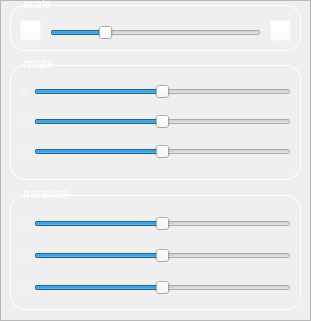
     <widget class="QFrame" name="Affines_transformations">
      <property name="geometry">
       <rect>
        <x>0</x>
        <y>300</y>
        <width>311</width>
        <height>321</height>
       </rect>
      </property>
      <property name="frameShape">
       <enum>QFrame::StyledPanel</enum>
      </property>
      <property name="frameShadow">
       <enum>QFrame::Raised</enum>
      </property>
      <widget class="QFrame" name="translate">
       <property name="geometry">
        <rect>
         <x>10</x>
         <y>190</y>
         <width>291</width>
         <height>120</height>
        </rect>
       </property>
       <property name="styleSheet">
        <string notr="true">QFrame {
color: white;
margin-top: 5px;
border: 1px solid white;
border-radius: 15px;
}

QLabel {
margin-top: 0;
border: none;
}</string>
       </property>
       <property name="frameShape">
        <enum>QFrame::StyledPanel</enum>
       </property>
       <property name="frameShadow">
        <enum>QFrame::Raised</enum>
       </property>
       <widget class="QLabel" name="translate_title_4">
        <property name="geometry">
         <rect>
          <x>10</x>
          <y>-4</y>
          <width>60</width>
          <height>16</height>
         </rect>
        </property>
        <property name="text">
         <string> translate </string>
        </property>
       </widget>
       <widget class="QWidget" name="layoutWidget_6">
        <property name="geometry">
         <rect>
          <x>10</x>
          <y>10</y>
          <width>271</width>
          <height>107</height>
         </rect>
        </property>
        <layout class="QVBoxLayout" name="verticalLayout_4">
         <property name="topMargin">
          <number>5</number>
         </property>
         <item>
          <layout class="QHBoxLayout" name="line_10">
           <property name="leftMargin">
            <number>0</number>
           </property>
           <item>
            <widget class="QLabel" name="label_10">
             <property name="styleSheet">
              <string notr="true">	color: rgba(255, 255, 255, 102);</string>
             </property>
             <property name="text">
              <string>X</string>
             </property>
            </widget>
           </item>
           <item>
            <widget class="QSlider" name="translate_x_val">
             <property name="minimum">
              <number>-100</number>
             </property>
             <property name="maximum">
              <number>100</number>
             </property>
             <property name="value">
              <number>0</number>
             </property>
             <property name="orientation">
              <enum>Qt::Horizontal</enum>
             </property>
            </widget>
           </item>
          </layout>
         </item>
         <item>
          <layout class="QHBoxLayout" name="line_11">
           <property name="leftMargin">
            <number>0</number>
           </property>
           <item>
            <widget class="QLabel" name="label_11">
             <property name="styleSheet">
              <string notr="true">	color: rgba(255, 255, 255, 102);</string>
             </property>
             <property name="text">
              <string>Y</string>
             </property>
            </widget>
           </item>
           <item>
            <widget class="QSlider" name="translate_y_val">
             <property name="minimum">
              <number>-100</number>
             </property>
             <property name="maximum">
              <number>100</number>
             </property>
             <property name="value">
              <number>0</number>
             </property>
             <property name="orientation">
              <enum>Qt::Horizontal</enum>
             </property>
            </widget>
           </item>
          </layout>
         </item>
         <item>
          <layout class="QHBoxLayout" name="line_12">
           <property name="leftMargin">
            <number>0</number>
           </property>
           <item>
            <widget class="QLabel" name="label_12">
             <property name="styleSheet">
              <string notr="true">	color: rgba(255, 255, 255, 102);</string>
             </property>
             <property name="text">
              <string>Z</string>
             </property>
            </widget>
           </item>
           <item>
            <widget class="QSlider" name="translate_z_val">
             <property name="minimum">
              <number>-100</number>
             </property>
             <property name="maximum">
              <number>100</number>
             </property>
             <property name="value">
              <number>0</number>
             </property>
             <property name="orientation">
              <enum>Qt::Horizontal</enum>
             </property>
            </widget>
           </item>
          </layout>
         </item>
        </layout>
       </widget>
      </widget>
      <widget class="QFrame" name="rotate">
       <property name="geometry">
        <rect>
         <x>10</x>
         <y>60</y>
         <width>291</width>
         <height>120</height>
        </rect>
       </property>
       <property name="styleSheet">
        <string notr="true">QFrame {
color: white;
margin-top: 5px;
border: 1px solid white;
border-radius: 15px;
}

QLabel {
margin-top: 0;
border: none;
}</string>
       </property>
       <property name="frameShape">
        <enum>QFrame::StyledPanel</enum>
       </property>
       <property name="frameShadow">
        <enum>QFrame::Raised</enum>
       </property>
       <widget class="QLabel" name="rotate_title">
        <property name="geometry">
         <rect>
          <x>10</x>
          <y>-4</y>
          <width>43</width>
          <height>16</height>
         </rect>
        </property>
        <property name="text">
         <string> rotate </string>
        </property>
       </widget>
       <widget class="QWidget" name="layoutWidget">
        <property name="geometry">
         <rect>
          <x>10</x>
          <y>10</y>
          <width>271</width>
          <height>101</height>
         </rect>
        </property>
        <layout class="QVBoxLayout" name="verticalLayout">
         <property name="topMargin">
          <number>5</number>
         </property>
         <item>
          <layout class="QHBoxLayout" name="line">
           <property name="leftMargin">
            <number>0</number>
           </property>
           <item>
            <widget class="QLabel" name="label">
             <property name="styleSheet">
              <string notr="true">	color: rgba(255, 255, 255, 102);</string>
             </property>
             <property name="text">
              <string>X</string>
             </property>
            </widget>
           </item>
           <item>
            <widget class="QSlider" name="rotate_x_val">
             <property name="minimum">
              <number>-360</number>
             </property>
             <property name="maximum">
              <number>360</number>
             </property>
             <property name="singleStep">
              <number>1</number>
             </property>
             <property name="orientation">
              <enum>Qt::Horizontal</enum>
             </property>
            </widget>
           </item>
          </layout>
         </item>
         <item>
          <layout class="QHBoxLayout" name="line_2">
           <property name="leftMargin">
            <number>0</number>
           </property>
           <item>
            <widget class="QLabel" name="label_2">
             <property name="styleSheet">
              <string notr="true">	color: rgba(255, 255, 255, 102);</string>
             </property>
             <property name="text">
              <string>Y</string>
             </property>
            </widget>
           </item>
           <item>
            <widget class="QSlider" name="rotate_y_val">
             <property name="minimum">
              <number>-360</number>
             </property>
             <property name="maximum">
              <number>360</number>
             </property>
             <property name="singleStep">
              <number>0</number>
             </property>
             <property name="orientation">
              <enum>Qt::Horizontal</enum>
             </property>
            </widget>
           </item>
          </layout>
         </item>
         <item>
          <layout class="QHBoxLayout" name="line_3">
           <property name="leftMargin">
            <number>0</number>
           </property>
           <item>
            <widget class="QLabel" name="label_3">
             <property name="styleSheet">
              <string notr="true">	color: rgba(255, 255, 255, 102);</string>
             </property>
             <property name="text">
              <string>Z</string>
             </property>
            </widget>
           </item>
           <item>
            <widget class="QSlider" name="rotate_z_val">
             <property name="minimum">
              <number>-360</number>
             </property>
             <property name="maximum">
              <number>360</number>
             </property>
             <property name="singleStep">
              <number>0</number>
             </property>
             <property name="orientation">
              <enum>Qt::Horizontal</enum>
             </property>
            </widget>
           </item>
          </layout>
         </item>
        </layout>
       </widget>
      </widget>
      <widget class="QFrame" name="scale">
       <property name="geometry">
        <rect>
         <x>10</x>
         <y>0</y>
         <width>291</width>
         <height>51</height>
        </rect>
       </property>
       <property name="styleSheet">
        <string notr="true">QFrame {
color: white;
margin-top: 5px;
border: 1px solid white;
border-radius: 15px;
}

QLabel {
margin-top: 0;
border: none;
}

QPushButton {
	background-color: rgba(255, 255, 255, 0);
}

QPushButton:pressed {
padding-top: 3px;
padding-right: 3px;
}</string>
       </property>
       <property name="frameShape">
        <enum>QFrame::StyledPanel</enum>
       </property>
       <property name="frameShadow">
        <enum>QFrame::Raised</enum>
       </property>
       <widget class="QLabel" name="rotate_title_4">
        <property name="geometry">
         <rect>
          <x>10</x>
          <y>-4</y>
          <width>39</width>
          <height>16</height>
         </rect>
        </property>
        <property name="text">
         <string> scale </string>
        </property>
       </widget>
       <widget class="QSlider" name="scale_val">
        <property name="geometry">
         <rect>
          <x>40</x>
          <y>20</y>
          <width>211</width>
          <height>25</height>
         </rect>
        </property>
        <property name="minimum">
         <number>1</number>
        </property>
        <property name="maximum">
         <number>200</number>
        </property>
        <property name="value">
         <number>50</number>
        </property>
        <property name="orientation">
         <enum>Qt::Horizontal</enum>
        </property>
       </widget>
       <widget class="QPushButton" name="out_btn">
        <property name="geometry">
         <rect>
          <x>10</x>
          <y>20</y>
          <width>21</width>
          <height>21</height>
         </rect>
        </property>
        <property name="styleSheet">
         <string notr="true">QPushButton {
image: url(:/res/assets/img/zoom_out.svg);
}</string>
        </property>
        <property name="text">
         <string/>
        </property>
       </widget>
       <widget class="QPushButton" name="in_btn">
        <property name="geometry">
         <rect>
          <x>260</x>
          <y>20</y>
          <width>21</width>
          <height>21</height>
         </rect>
        </property>
        <property name="styleSheet">
         <string notr="true">QPushButton {
image: url(:/res/assets/img/zoom_in.svg);
}
</string>
        </property>
        <property name="text">
         <string/>
        </property>
       </widget>
      </widget>
      <zorder>rotate</zorder>
      <zorder>scale</zorder>
      <zorder>translate</zorder>
     </widget>
